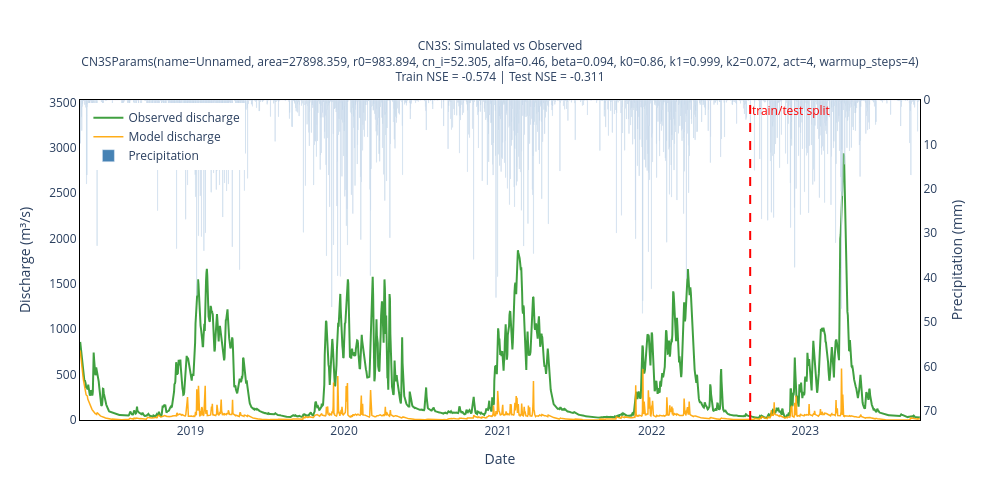

Here is the notebook cell this chart was saved with:
### Code cell
optim.plot_step(50)

### Figure 1 — Plotly figure (JSON) as saved in the notebook; plotly's stock layout.template omitted (floating-point values rounded to 4 significant figures; data arrays with more than 128 entries replaced by an {"elided": "..."} marker saying what was removed)
{"data": [{"line": {"color": "green", "width": 2}, "name": "Observed discharge", "opacity": 0.75, "type": "scatter", "x": {"elided": "1996 str values"}, "y": {"elided": "1996 float values"}}, {"line": {"color": "orange", "width": 1.5}, "name": "Model discharge", "opacity": 0.9, "type": "scatter", "x": {"elided": "1996 str values"}, "y": {"elided": "1996 float values"}}, {"marker": {"color": "steelblue"}, "name": "Precipitation", "opacity": 1, "type": "bar", "x": {"elided": "1996 str values"}, "y": {"elided": "1996 float values"}, "yaxis": "y2"}], "layout": {"annotations": [{"font": {"color": "red"}, "showarrow": false, "text": "train/test split", "x": "2022-08-23T00:00:00", "xanchor": "left", "y": 1, "yanchor": "top", "yref": "paper"}], "height": 500, "legend": {"x": 0.01, "y": 0.99}, "plot_bgcolor": "white", "shapes": [{"line": {"color": "red", "dash": "dash"}, "type": "line", "x0": "2022-08-23T00:00:00", "x1": "2022-08-23T00:00:00", "y0": 0, "y1": 1, "yref": "paper"}], "title": {"font": {"size": 12}, "text": "CN3S: Simulated vs Observed<br>CN3SParams(name=Unnamed, area=27898.359, r0=983.894, cn_i=52.305, alfa=0.46, beta=0.094, k0=0.86, k1=0.999, k2=0.072, act=4, warmup_steps=4)<br>Train NSE = -0.574 | Test NSE = -0.311", "x": 0.5, "xanchor": "center"}, "width": 1000, "xaxis": {"linecolor": "black", "linewidth": 1, "mirror": true, "showline": true, "title": {"text": "Date"}}, "yaxis": {"linecolor": "black", "linewidth": 1, "mirror": true, "range": [0, 3526.0], "showline": true, "title": {"text": "Discharge (m³/s)"}}, "yaxis2": {"linecolor": "black", "linewidth": 1, "mirror": true, "overlaying": "y", "range": [72.1, 0], "showline": true, "side": "right", "title": {"text": "Precipitation (mm)"}}}}
